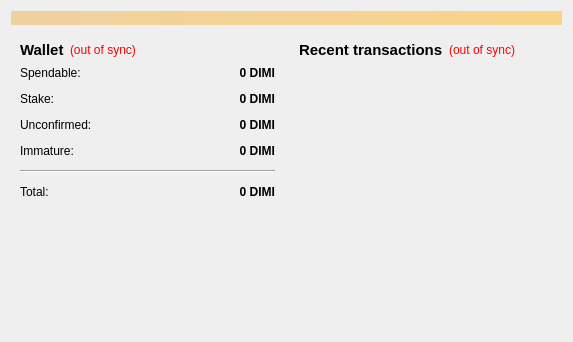
<?xml version="1.0" encoding="UTF-8"?>
<ui version="4.0">
 <class>OverviewPage</class>
 <widget class="QWidget" name="OverviewPage">
  <property name="geometry">
   <rect>
    <x>0</x>
    <y>0</y>
    <width>573</width>
    <height>342</height>
   </rect>
  </property>
  <property name="windowTitle">
   <string>Form</string>
  </property>
  <layout class="QVBoxLayout" name="topLayout">
   <item>
    <widget class="QLabel" name="labelAlerts">
     <property name="visible">
      <bool>false</bool>
     </property>
     <property name="styleSheet">
      <string notr="true">background-color: qlineargradient(x1: 0, y1: 0, x2: 1, y2: 0, stop:0 #F0D0A0, stop:1 #F8D488);  color:#000000
</string>
     </property>
     <property name="wordWrap">
      <bool>true</bool>
     </property>
     <property name="margin">
      <number>3</number>
     </property>
    </widget>
   </item>
   <item>
    <layout class="QHBoxLayout" name="horizontalLayout" stretch="1,1">
     <item>
      <layout class="QVBoxLayout" name="verticalLayout_2">
       <item>
        <widget class="QWidget" name="widget" native="true">
         <layout class="QVBoxLayout" name="verticalLayout_4">
          <item>
           <layout class="QHBoxLayout" name="horizontalLayout_4">
            <item>
             <widget class="QLabel" name="label_5">
              <property name="font">
               <font>
                <pointsize>11</pointsize>
                <weight>75</weight>
                <bold>true</bold>
               </font>
              </property>
              <property name="text">
               <string>Wallet</string>
              </property>
             </widget>
            </item>
            <item>
             <widget class="QLabel" name="labelWalletStatus">
              <property name="toolTip">
               <string>The displayed information may be out of date. Your wallet automatically synchronizes with the DiminutiveCoin network after a connection is established, but this process has not completed yet.</string>
              </property>
              <property name="styleSheet">
               <string notr="true">QLabel { color: red; }</string>
              </property>
              <property name="text">
               <string notr="true">(out of sync)</string>
              </property>
              <property name="alignment">
               <set>Qt::AlignLeading|Qt::AlignLeft|Qt::AlignVCenter</set>
              </property>
             </widget>
            </item>
            <item>
             <spacer name="horizontalSpacer_2">
              <property name="orientation">
               <enum>Qt::Horizontal</enum>
              </property>
              <property name="sizeHint" stdset="0">
               <size>
                <width>40</width>
                <height>20</height>
               </size>
              </property>
             </spacer>
            </item>
           </layout>
          </item>
          <item>
           <layout class="QFormLayout" name="formLayout_2">
            <property name="fieldGrowthPolicy">
             <enum>QFormLayout::AllNonFixedFieldsGrow</enum>
            </property>
            <property name="horizontalSpacing">
             <number>12</number>
            </property>
            <property name="verticalSpacing">
             <number>12</number>
            </property>
            <item row="0" column="0">
             <widget class="QLabel" name="label">
              <property name="text">
               <string>Spendable:</string>
              </property>
             </widget>
            </item>
            <item row="0" column="1">
             <widget class="QLabel" name="labelBalance">
              <property name="font">
               <font>
                <weight>75</weight>
                <bold>true</bold>
               </font>
              </property>
              <property name="cursor">
               <cursorShape>IBeamCursor</cursorShape>
              </property>
              <property name="toolTip">
               <string>Your current spendable balance</string>
              </property>
              <property name="text">
               <string notr="true">0 DIMI</string>
              </property>
              <property name="alignment">
               <set>Qt::AlignRight|Qt::AlignTrailing|Qt::AlignVCenter</set>
              </property>
              <property name="textInteractionFlags">
               <set>Qt::LinksAccessibleByMouse|Qt::TextSelectableByKeyboard|Qt::TextSelectableByMouse</set>
              </property>
             </widget>
            </item>
            <item row="1" column="0">
             <widget class="QLabel" name="label_6">
              <property name="text">
               <string>Stake:</string>
              </property>
             </widget>
            </item>
            <item row="1" column="1">
             <widget class="QLabel" name="labelStake">
              <property name="font">
               <font>
                <weight>75</weight>
                <bold>true</bold>
               </font>
              </property>
              <property name="cursor">
               <cursorShape>IBeamCursor</cursorShape>
              </property>
              <property name="toolTip">
               <string>Total of coins that was staked, and do not yet count toward the current balance</string>
              </property>
              <property name="text">
               <string notr="true">0 DIMI</string>
              </property>
              <property name="alignment">
               <set>Qt::AlignRight|Qt::AlignTrailing|Qt::AlignVCenter</set>
              </property>
              <property name="textInteractionFlags">
               <set>Qt::LinksAccessibleByMouse|Qt::TextSelectableByKeyboard|Qt::TextSelectableByMouse</set>
              </property>
             </widget>
            </item>
            <item row="2" column="0">
             <widget class="QLabel" name="label_3">
              <property name="text">
               <string>Unconfirmed:</string>
              </property>
             </widget>
            </item>
            <item row="2" column="1">
             <widget class="QLabel" name="labelUnconfirmed">
              <property name="font">
               <font>
                <weight>75</weight>
                <bold>true</bold>
               </font>
              </property>
              <property name="cursor">
               <cursorShape>IBeamCursor</cursorShape>
              </property>
              <property name="toolTip">
               <string>Total of transactions that have yet to be confirmed, and do not yet count toward the current balance</string>
              </property>
              <property name="text">
               <string notr="true">0 DIMI</string>
              </property>
              <property name="alignment">
               <set>Qt::AlignRight|Qt::AlignTrailing|Qt::AlignVCenter</set>
              </property>
              <property name="textInteractionFlags">
               <set>Qt::LinksAccessibleByMouse|Qt::TextSelectableByKeyboard|Qt::TextSelectableByMouse</set>
              </property>
             </widget>
            </item>
            <item row="3" column="0">
             <widget class="QLabel" name="labelImmatureText">
              <property name="text">
               <string>Immature:</string>
              </property>
             </widget>
            </item>
            <item row="3" column="1">
             <widget class="QLabel" name="labelImmature">
              <property name="font">
               <font>
                <weight>75</weight>
                <bold>true</bold>
               </font>
              </property>
              <property name="toolTip">
               <string>Mined balance that has not yet matured</string>
              </property>
              <property name="text">
               <string notr="true">0 DIMI</string>
              </property>
              <property name="alignment">
               <set>Qt::AlignRight|Qt::AlignTrailing|Qt::AlignVCenter</set>
              </property>
              <property name="textInteractionFlags">
               <set>Qt::LinksAccessibleByMouse|Qt::TextSelectableByKeyboard|Qt::TextSelectableByMouse</set>
              </property>
             </widget>
            </item>
            <item row="4" column="0" colspan="2">
             <widget class="Line" name="line">
              <property name="orientation">
               <enum>Qt::Horizontal</enum>
              </property>
             </widget>
            </item>
            <item row="5" column="0">
             <widget class="QLabel" name="labelTotalText">
              <property name="text">
               <string>Total:</string>
              </property>
             </widget>
            </item>
            <item row="5" column="1">
             <widget class="QLabel" name="labelTotal">
              <property name="font">
               <font>
                <weight>75</weight>
                <bold>true</bold>
               </font>
              </property>
              <property name="cursor">
               <cursorShape>IBeamCursor</cursorShape>
              </property>
              <property name="toolTip">
               <string>Your current total balance</string>
              </property>
              <property name="text">
               <string notr="true">0 DIMI</string>
              </property>
              <property name="alignment">
               <set>Qt::AlignRight|Qt::AlignTrailing|Qt::AlignVCenter</set>
              </property>
              <property name="textInteractionFlags">
               <set>Qt::LinksAccessibleByMouse|Qt::TextSelectableByKeyboard|Qt::TextSelectableByMouse</set>
              </property>
             </widget>
            </item>
           </layout>
          </item>
         </layout>
        </widget>
       </item>
       <item>
        <spacer name="verticalSpacer">
         <property name="orientation">
          <enum>Qt::Vertical</enum>
         </property>
         <property name="sizeHint" stdset="0">
          <size>
           <width>20</width>
           <height>40</height>
          </size>
         </property>
        </spacer>
       </item>
      </layout>
     </item>
     <item>
      <layout class="QVBoxLayout" name="verticalLayout_3">
       <item>
        <widget class="QWidget" name="widget_2" native="true">
         <layout class="QVBoxLayout" name="verticalLayout">
          <item>
           <layout class="QHBoxLayout" name="horizontalLayout_2">
            <item>
             <widget class="QLabel" name="label_4">
              <property name="font">
               <font>
                <pointsize>11</pointsize>
                <weight>75</weight>
                <bold>true</bold>
               </font>
              </property>
              <property name="text">
               <string>&lt;b&gt;Recent transactions&lt;/b&gt;</string>
              </property>
             </widget>
            </item>
            <item>
             <widget class="QLabel" name="labelTransactionsStatus">
              <property name="toolTip">
               <string>The displayed information may be out of date. Your wallet automatically synchronizes with the DiminutiveCoin network after a connection is established, but this process has not completed yet.</string>
              </property>
              <property name="styleSheet">
               <string notr="true">QLabel { color: red; }</string>
              </property>
              <property name="text">
               <string notr="true">(out of sync)</string>
              </property>
              <property name="alignment">
               <set>Qt::AlignRight|Qt::AlignTrailing|Qt::AlignVCenter</set>
              </property>
             </widget>
            </item>
            <item>
             <spacer name="horizontalSpacer">
              <property name="orientation">
               <enum>Qt::Horizontal</enum>
              </property>
              <property name="sizeHint" stdset="0">
               <size>
                <width>40</width>
                <height>20</height>
               </size>
              </property>
             </spacer>
            </item>
           </layout>
          </item>
          <item>
           <widget class="QListView" name="listTransactions">
            <property name="styleSheet">
             <string notr="true">QListView { background: transparent; }</string>
            </property>
            <property name="frameShape">
             <enum>QFrame::NoFrame</enum>
            </property>
            <property name="verticalScrollBarPolicy">
             <enum>Qt::ScrollBarAlwaysOff</enum>
            </property>
            <property name="horizontalScrollBarPolicy">
             <enum>Qt::ScrollBarAlwaysOff</enum>
            </property>
            <property name="selectionMode">
             <enum>QAbstractItemView::NoSelection</enum>
            </property>
           </widget>
          </item>
         </layout>
        </widget>
       </item>
      </layout>
     </item>
    </layout>
   </item>
  </layout>
 </widget>
 <resources/>
 <connections/>
</ui>
